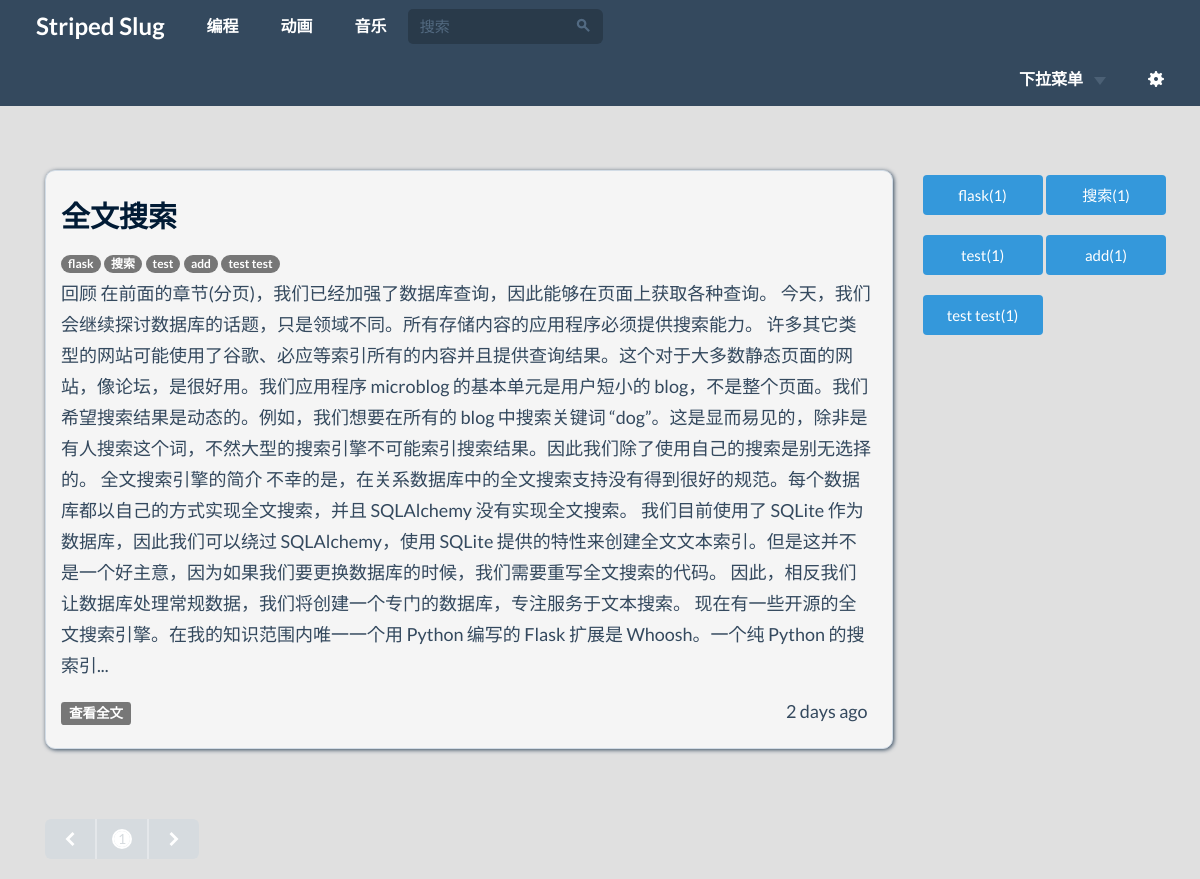
Before: / with the older database file.
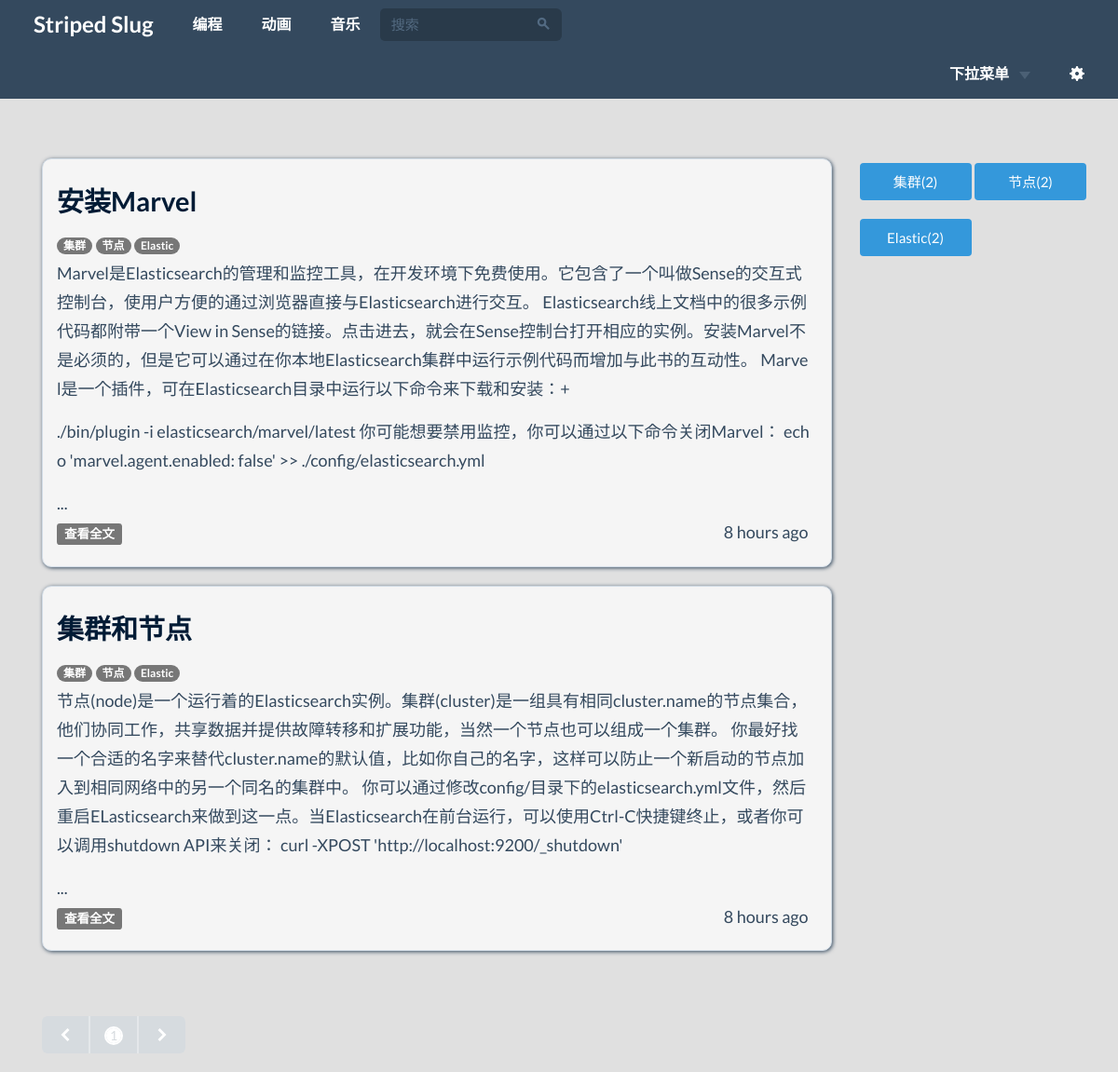
After: the same page with the newer database file.
### app/models.py (models this page shows, shortened)
class Post(db.Model):
    __tablename__ = 'posts'
    __searchable__ = ['subject', 'title', 'body']
    __analyzer__ = ChineseAnalyzer()
    id = db.Column(db.Integer, primary_key=True)
    subject = db.Column(db.Text)
    title = db.Column(db.Text)
    body = db.Column(db.Text)
    timestamp = db.Column(db.DateTime, index=True, default=datetime.utcnow)
    body_html = db.Column(db.Text)
    body_brief = db.Column(db.Text)
    tags = db.relationship('Tag',
                           secondary=categories,
                           backref=db.backref('posts', lazy='dynamic'),
                           lazy='dynamic')

class Tag(db.Model):
    __tablename__ = "tags"
    id = db.Column(db.Integer, primary_key=True)
    name = db.Column(db.String, default='')

### app/main/views.py (the view)
@main.route('/')
def index():
    tags = Tag.query.all()
    page = request.args.get('page', 1, type=int)
    pagination = Post.query.order_by(Post.timestamp.desc()).paginate(
        page, per_page=current_app.config['POSTS_PER_PAGE'],
        error_out=False)
    posts = pagination.items
    return render_template('index.html', posts=posts,
                           pagination=pagination, tags=tags)

### app/templates/index.html (shortened to what this page needs)
{% extends "base.html" %}
{% import "bootstrap/wtf.html" as wtf %}
{% import "_macros.html" as macros %}
{% block page_content %}
<div class="container">
	<div class="row">
	<div class="col-md-9 posts">
	{% for post in posts %}
		{% include '_posts.html' %}
	{% endfor %}
	</div>
	<div class="col-md-3 tags">
		{% include '_tags.html' %}
	</div>
	<div class="col-md-9 pagin">
	{% if pagination %}
		{{ macros.pagination_widget(pagination, '.index') }}
	{% endif %}
	</div>
	</div>
</div>
{% endblock %}

### app/templates/base.html (shortened to what this page needs)
{% extends "bootstrap/base.html" %}
{% block head %}
{{ super() }}
<link rel="stylesheet" type="text/css" href="{{ url_for('static', filename='css/flat-ui.min.css') }}">
<link rel="stylesheet" type="text/css" href="{{ url_for('static', filename='styles.css') }}">
{% endblock %}
{% block navbar %}
<nav class="navbar navbar-inverse navbar-fixed-top" role="navigation">
	<div class="container">
	<div class="navbar-header">
		<a class="navbar-brand" href="/">Striped Slug</a>
	</div>
	<div class="navbar-collapse collapse">
		<ul class="nav navbar-nav">
			<li><a href="{{ url_for('main.pro_posts') }}">编程</a></li>
			<li><a href="{{ url_for('main.ani_posts') }}">动画</a></li>
			<li><a href="{{ url_for('main.muse_posts') }}">音乐</a></li>
		</ul>
		<form class="navbar-form"
	   		action="{{ url_for('main.w_search') }}" role="search" method="post">
			<div class="form-group">
				<div class="input-group">
					<input class="form-control" id="navbarInput-01"
						name="keyword" type="search" placeholder="搜索">
					<span class="input-group-btn">
						<button type="submit" class="btn">
							<span class="fui-search">
							</span>
						</button>
					</span>
				</div>
			</div>
		</form>
		<ul class="nav navbar-nav navbar-right">
			<li class="dropdown">
				<a href="#" class="dropdown-toggle" data-toggle="dropdown">
					下拉菜单 <b class="caret"></b>
				</a>
			</li>
			<li>
				<a href="#">
					<span class="visible-md visible-lg">
						<span class="fui-gear"></span>
					</span>
				</a>
			</li>
		</ul>
	</div>
	</div>
</nav>
{% endblock %}
{% block content %}
<div class="container page-top">
	{% block page_content %}{% endblock %}
</div>
{% endblock %}

### app/templates/_macros.html
{% macro pagination_widget(pagination, endpoint) %}
<ul class="pagination pagination-minimal">
	<li class="previous">
		<a href="{% if pagination.has_prev %}{{ url_for(endpoint,
			page = pagination.page - 1, **kwargs) }}{% else %}#{% endif %}"
			class="fui-arrow-left">
		</a>
	</li>
	{% for p in pagination.iter_pages() %}
		{% if p %}
			{% if p == pagination.page %}
			<li class="active">
				<a href="{{ url_for(endpoint, page = p, **kwargs) }}">{{ p }}</a>
			</li>
			{% else %}
			<li>
				<a href="{{ url_for(endpoint, page = p, **kwargs) }}">{{ p }}</a>
			</li>
			{% endif %}
		{% else %}
		<li class="disabled"><a href="#">&hellip;</a></li>
		{% endif %}
	{% endfor %}
	<li class="next">
		<a href="{% if pagination.has_next %}{{ url_for(endpoint,
			page = pagination.page + 1, **kwargs) }}{% else %}#{% endif %}"
			class="fui-arrow-right">
		</a>
	</li>
</ul>
{% endmacro %}

### app/templates/_posts.html (shortened to what this page needs)
<div class="posts-content">
	<div class="post-title">
		{% if post.title %}
		<h4>
			<a href="{{ url_for('.post', id=post.id) }}">
				{{ post.title }}
			</a>
		</h4>
		{% for tag in post.tags %}
		<span class="badge">{{ tag.name }}</span>
		{% endfor %}
		{% endif %}
	</div>
	<div class="post-body" style="word-break:break-all">
		{% if post.body_brief %}
			{{ post.body_brief | safe }}
		{% else %}
			{{ post.body | truncate(600, True) }}
		{% endif %}
	</div>
	<div class="post-footer">
		<a href="{{ url_for('.post', id=post.id) }}">
			<span class="label label-default">查看全文</span>
		</a>
		<div class="posts-date">{{ moment(post.timestamp).fromNow() }}</div>
	</div>
</div>

### app/templates/_tags.html
<div class="tags-content">
	{% for tag in tags %}
	<a href="{{ url_for('main.tag', name=tag.name) }}">
		<button class="btn btn-info">
		{{ tag.name }}({{ tag.posts.count() }})
		</button>
	</a>
	{% endfor %}
</div>

### app/static/styles.css (style rules this page uses)
a { color: #011b35; }
ul.pagination-minimal { margin-top: 50px; }
button.btn-info { display: inline; height: 40px; width: 120px; margin-top: 10px; margin-bottom: 10px; }
div.tags { margin-top: 15px; }
div.posts-date { display: inline; position: absolute; right: 40px; }
div.posts-content { background-color: #f5f5f5; border-style: solid; border-width: thin; border-color: #d2dce6; box-shadow: 1px 1px 4px; border-radius: 10px; margin-top: 20px; margin-bottom: 20px; padding-top: 15px; padding-left: 15px; padding-right: 20px; padding-bottom: 20px; }
body { padding-top: 150px; background-color: #e0e0e0; }

Changed rows visible on the page:
removed Post: title "全文搜索", body_brief "回顾 在前面的章节(分页)，我们已经加强了数据库查询，因此能够在页面上获取各种查询。 今天，我们会继续探讨数据库的话题，只是领域不同。所有存储内容的应用程序必须提供搜索能力。 许多其它类型的网站可能使用了谷歌、必应等索引所有的内容并且提供查询结果。这个对于大多数静态页面的网站，像论坛，是很好用。我们应用程序 microblog 的基本单元是用户短小的 blog，不是整个页面。我们希望搜索结果是动态的。例如，我们想要在所有的 blog 中搜索关键词 “dog”。这是显而易见的，除非是有人搜索这个词，不然大型的搜索引擎不可能索引搜索结果。因此我们除了使用自己的搜索是别无选择的。 全文搜索引擎的简介 不幸的是，在关系数据库中的全文搜索支持没有得到很好的规范。每个数据库都以自己的方式实现全文搜索，并且 SQLAlchemy 没有实现全文搜索。 我们目前使用了 SQLite 作为数据库，因此我们可以绕过 SQLAlchemy，使用 SQLite 提供的特性来创建全文文本索引。但是这并不是一个好主意，因为如果我们要更换数据库的时候，我们需要重写全文搜索的代码。 因此，相反我们让数据库处理常规数据，我们将创建一个专门的数据库，专注服务于文本搜索。 现在有一些开源的全文搜索引擎。在我的知识范围内唯一一个用 Python 编写的 Flask 扩展是 Whoosh。一个纯 Python 的搜索引...", timestamp "2 days ago", Tag (name "flask"), Tag (name "搜索"), Tag (name "test")
removed Tag: name "add", posts.count "1"
removed Tag: name "test test", posts.count "1"
added Post: title "安装Marvel", body_brief "Marvel是Elasticsearch的管理和监控工具，在开发环境下免费使用。它包含了一个叫做Sense的交互式控制台，使用户方便的通过浏览器直接与Elasticsearch进行交互。 Elasticsearch线上文档中的很多示例代码都附带一个View in Sense的链接。点击进去，就会在Sense控制台打开相应的实例。安装Marvel不是必须的，但是它可以通过在你本地Elasticsearch集群中运行示例代码而增加与此书的互动性。 Marvel是一个插件，可在Elasticsearch目录中运行以下命令来下载和安装：+ ./bin/plugin -i elasticsearch/marvel/latest 你可能想要禁用监控，你可以通过以下命令关闭Marvel： echo 'marvel.agent.enabled: false' >> ./config/elasticsearch.yml ...", timestamp "8 hours ago", Tag (name "集群"), Tag (name "节点"), Tag (name "Elastic")
changed Tag (number 1 of 3 on the later page): name "flask" → "集群"; posts.count "1" → "2"
changed Tag (number 2 of 3 on the later page): name "搜索" → "节点"; posts.count "1" → "2"
changed Tag: name "test" → "Elastic"; posts.count "1" → "2"
added Post: title "集群和节点", body_brief "节点(node)是一个运行着的Elasticsearch实例。集群(cluster)是一组具有相同cluster.name的节点集合，他们协同工作，共享数据并提供故障转移和扩展功能，当然一个节点也可以组成一个集群。 你最好找一个合适的名字来替代cluster.name的默认值，比如你自己的名字，这样可以防止一个新启动的节点加入到相同网络中的另一个同名的集群中。 你可以通过修改config/目录下的elasticsearch.yml文件，然后重启ELasticsearch来做到这一点。当Elasticsearch在前台运行，可以使用Ctrl-C快捷键终止，或者你可以调用shutdown API来关闭： curl -XPOST 'http://localhost:9200/_shutdown' ...", timestamp "8 hours ago", Tag (name "集群"), Tag (name "节点"), Tag (name "Elastic")
